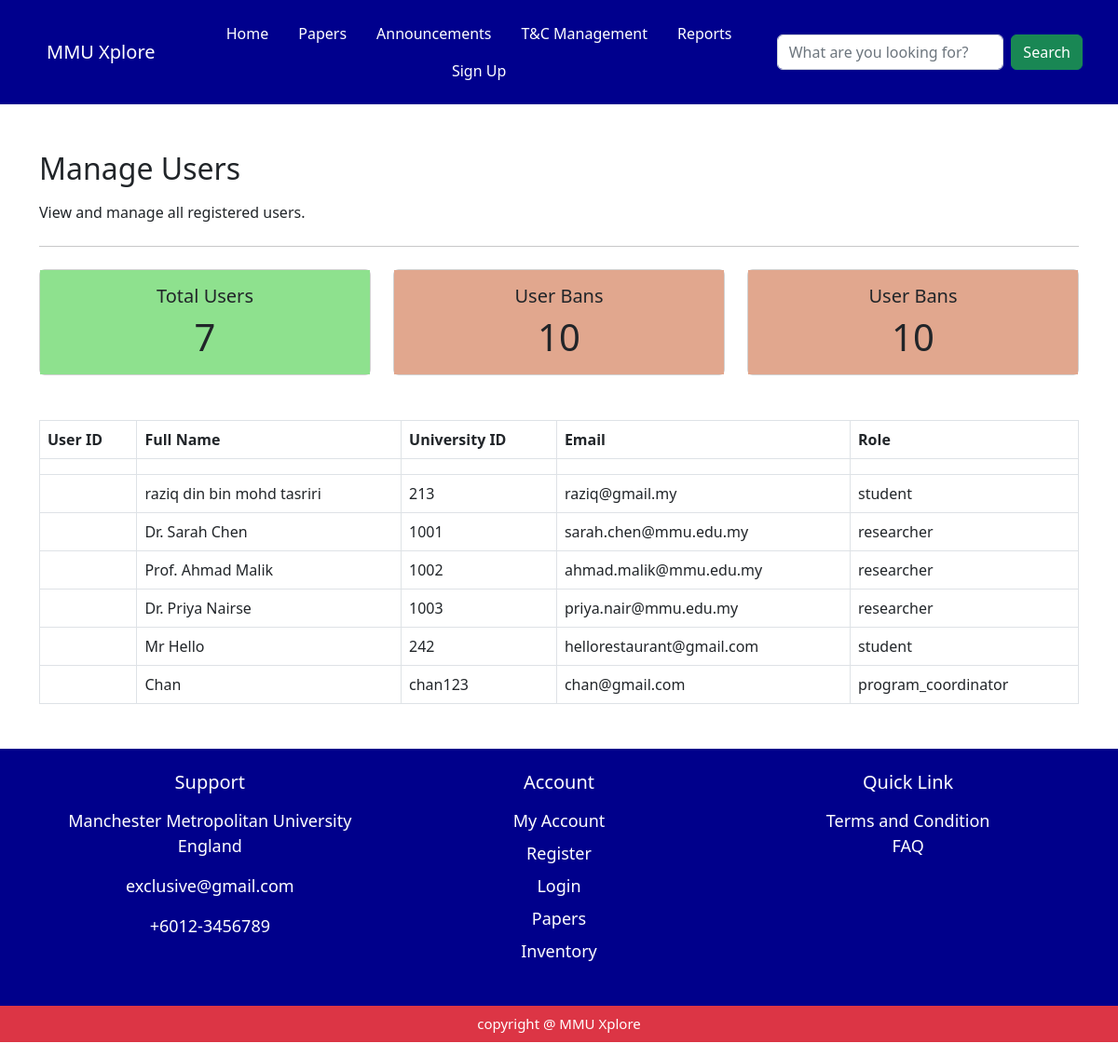
/adminguy/manage_users/, run on the app's committed database.
### myapp/models.py (models this page shows, shortened)
class User(models.Model):
     user_id = models.AutoField(primary_key=True)
     fullname = models.CharField(max_length=150 , default='unknown' , blank=True)
     university_id = models.CharField(max_length=50, unique=True , default='0000')
     email = models.EmailField(unique=True , default='unknown@example.com')
     password = models.CharField(max_length=250 , default='password')
     role = models.CharField(max_length=50, default='student')
     avatar = models.FileField(upload_to='profile/', blank=True, null=True)
     date_joined = models.DateTimeField(auto_now_add=True )

### myapp/views.py (the view)
# urls.py: path('adminguy/manage_users/', views.manage_users, name='manage_users' ),
def manage_users(request):
    user_name = request.session.get('user_name', 'Guest')
    users = User.objects.all()
    total_users = users.count()
    return render(request , 'adminguy/manage_users.html', {'user_name': user_name , 'users': users, 'total_users': total_users} )

### myapp/views.py (called while the page is built)
def notification_context(request):
    user_name = request.session.get('user_name', 'Guest')
    user_id = request.session.get('user_id')
    read_ids = request.session.get('read_notifications', [])
    notifications = [] # This will essentially be "unread_notifications" for the navbar
    if user_id:
        all_notifs = Notification.objects.filter(user_id_id=user_id).order_by('-created_at')
        notifications = [n for n in all_notifs if n.notify_id not in read_ids]
    elif user_name != 'Guest':
         user = User.objects.filter(fullname=user_name).first()
         if user:
             all_notifs = Notification.objects.filter(user_id=user).order_by('-created_at')
             notifications = [n for n in all_notifs if n.notify_id not in read_ids]
    return {'notifications': notifications}

### myapp/templates/adminguy/manage_users.html (shortened to what this page needs)
<!DOCTYPE html>
<html lang="en">
<head>
    <link href="https://cdn.jsdelivr.net/npm/bootstrap@5.2.3/dist/css/bootstrap.min.css" rel="stylesheet">
</head>
<body>
{% include 'components/admin_navbar.html' %}
<div>
    <div class="container mb-5" style="margin-top: 50px; margin-bottom: 50px;">
        <div class="jumbotron">
                <h2 class="mb-3">Manage Users</h2>
                <p>View and manage all registered users.</p>
                <hr class="my-4">
            </div>
            <div class="table-responsive">
                <div class="row g-4  mb-5 ">
                    <div class="col-md-4">
    <div class="card" >
      <div class="card-body text-center" style="background-color: rgb(142, 225, 142); " >
        <h5 class="card-title">Total Users</h5>
        <h1 class="card-text">{{ total_users }}</h1>
      </div>
    </div>
  </div>
 <div class="col-md-4">
    <div class="card" >
      <div class="card-body text-center" style="background-color: rgb(225, 167, 142); " >
        <h5 class="card-title">User Bans</h5>
        <h1 class="card-text">10</h1>
      </div>
    </div>
  </div>
<div class="col-md-4">
    <div class="card" >
      <div class="card-body text-center" style="background-color: rgb(225, 167, 142); " >
        <h5 class="card-title">User Bans</h5>
        <h1 class="card-text">10</h1>
      </div>
    </div>
  </div>
</div>
                </div>
    <table class="table table-bordered">
        <thead>
        <tr>
            <th scope="col">User ID</th>
            <th scope="col">Full Name</th>
            <th scope="col">University ID</th>
            <th scope="col">Email</th>
            <th scope="col">Role</th>
        </tr>
        </thead>
        <tbody>
        {% for user in users %}
        <tr>
            <td>{{ user.id }}</td>
            <td>{{ user.fullname }}</td>
            <td>{{ user.university_id }}</td>
            <td>{{ user.email }}</td>
            <td>{{ user.role }}</td>
        </tr>
        {% endfor %}
        </tbody>
    </table>
</div>
    </div>
{% include 'components/footer.html' %}
</body>
</html>

### data on the page
User: fullname "raziq din bin mohd tasriri", university_id "213", email "raziq@gmail.my", role "student"
User: fullname "Dr. Sarah Chen", university_id "1001", email "sarah.chen@mmu.edu.my", role "researcher"
User: fullname "Prof. Ahmad Malik", university_id "1002", email "ahmad.malik@mmu.edu.my", role "researcher"
User: fullname "Dr. Priya Nairse", university_id "1003", email "priya.nair@mmu.edu.my", role "researcher"
User: fullname "Mr Hello", university_id "242", email "hellorestaurant@gmail.com", role "student"
User: fullname "Chan", university_id "chan123", email "chan@gmail.com", role "program_coordinator"

### other printed values
{{ total_users }} "7"
